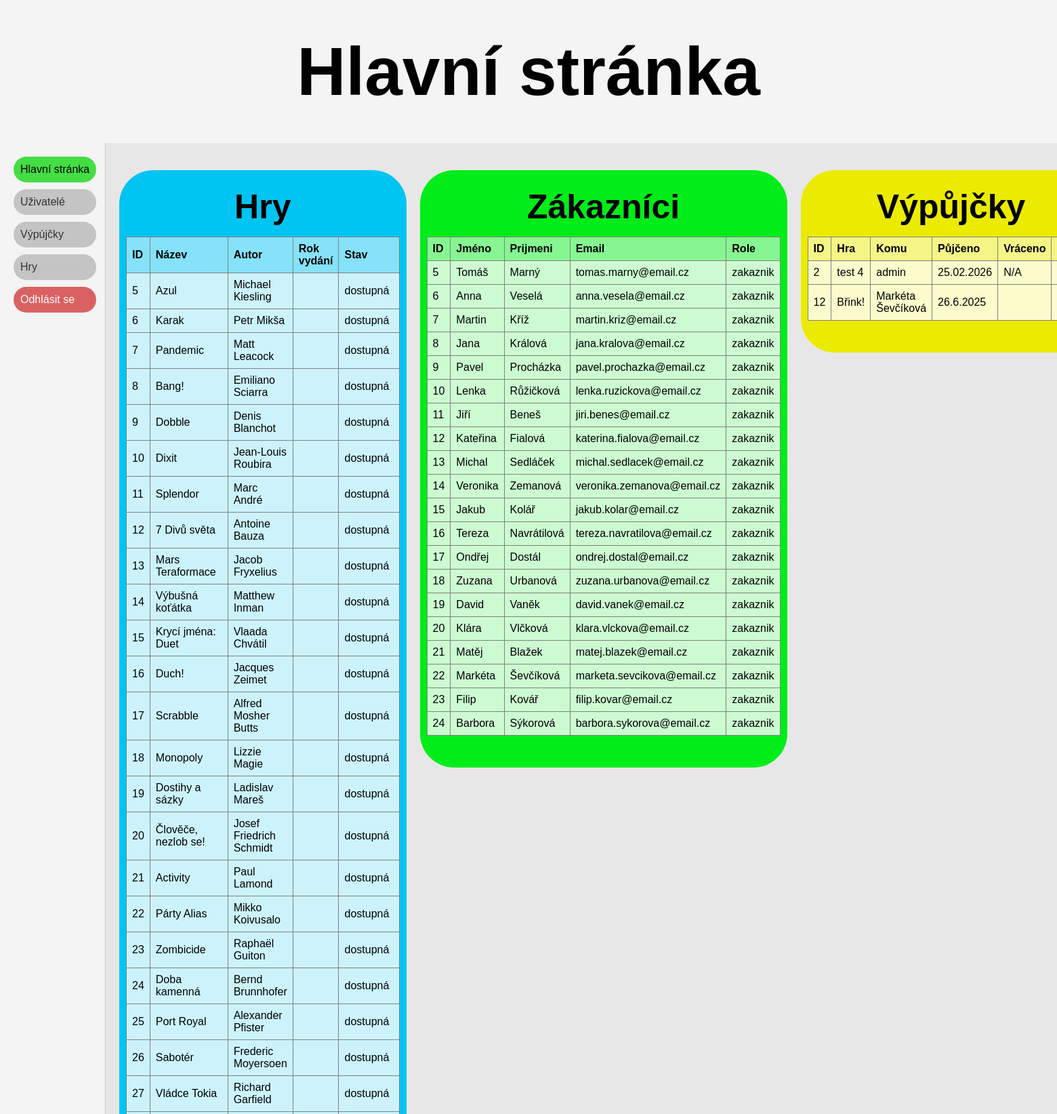
/dashboard.php (signed in, upper part), run on the app's committed database.
### tables this page shows
CREATE TABLE `hry` (
  `id` int(11) NOT NULL,
  `nazev` varchar(50) NOT NULL,
  `autor` varchar(100) NOT NULL,
  `rokvydani` varchar(11) NOT NULL,
  `stav` varchar(20) NOT NULL,
  `pocetLidi` int(11) NOT NULL,
  `smazat` binary(1) NOT NULL DEFAULT '\0',
  `poznamka` varchar(500) NOT NULL
);

CREATE TABLE `uzivatele` (
  `id` int(11) NOT NULL,
  `jmeno` varchar(50) NOT NULL,
  `prijmeni` varchar(50) NOT NULL,
  `email` varchar(50) NOT NULL,
  `heslo` varchar(50) NOT NULL,
  `role` varchar(50) NOT NULL
);

CREATE TABLE `vypujcky` (
  `id` int(11) NOT NULL,
  `uzivatele_id` int(11) NOT NULL,
  `hry_id` int(11) NOT NULL,
  `stav` varchar(20) NOT NULL,
  `datum_pujceni` varchar(10) NOT NULL,
  `datum_vraceni` varchar(10) NOT NULL
);

### dashboard.php (the view, shortened to what this page needs)
<?php
require 'config.php';
$hry = $pdo->query("SELECT * FROM hry WHERE autor != 'admin'")->fetchAll();
$zakaznici = $pdo->query("SELECT * FROM uzivatele WHERE role = 'zakaznik'")->fetchAll();
$vypujcky = $pdo->query("
    SELECT v.*, h.nazev, u.jmeno, u.prijmeni
    FROM vypujcky v
    JOIN hry h ON v.hry_id = h.id
    JOIN uzivatele u ON v.uzivatele_id = u.id
    WHERE v.stav = 'aktivní'
")->fetchAll();
?>
<!DOCTYPE html>
<html>
<head>
  <link rel="stylesheet" href="style.css" />
</head>
<body>
    <h1 class="nadpis">Hlavní stránka</h1>
    <div class="layout">
        <div class="sidebar">
            <div class="menu">
                <p>Hlavní stránka</p>
                <a href="uzivatele.php">Uživatelé</a>
                <a href="vypujcky.php">Výpújčky</a>
                <a href="hry.php">Hry</a>
                <a href="logout.php" class="logout">Odhlásit se</a>
            </div>
        </div>
        <div class="content">
            <div class="info">
                <div class="infoElement iE1">
                    <h3>Hry</h3>
                    <table border="1">
                        <tbody>
                            <tr>
                                <th>ID</th>
                                <th>Název</th>
                                <th>Autor</th>
                                <th>Rok vydání</th>
                                <th>Stav</th>
                            </tr>
                            <?php foreach ($hry as $h) { ?>
                            <tr>
                                <td><?php echo $h['id']?></td>
                                <td><?php echo $h['nazev']?></td>
                                <td><?php echo $h['autor']?></td>
                                <td><?php echo $h['rok vydani']?></td>
                                <td><?php echo $h['stav']?></td>
                            </tr>
                            <?php } ?>
                        </tbody>
                    </table>
                </div>
                <div class="infoElement iE2">
                    <h3>Zákazníci</h3>
                    <table border="1">
                        <tbody>
                            <tr>
                                <th>ID</th>
                                <th>Jméno</th>
                                <th>Prijmeni</th>
                                <th>Email</th>
                                <th>Role</th>
                            </tr>
                            <?php foreach ($zakaznici as $z) { ?>
                            <tr>
                                <td><?php echo $z['id']?></td>
                                <td><?php echo $z['jmeno']?></td>
                                <td><?php echo $z['prijmeni']?></td>
                                <td><?php echo $z['email']; ?></td>
                                <td><?php echo $z['role']; ?></td>
                            </tr>
                            <?php } ?>
                        </tbody>
                    </table>
                </div>
                <div class="infoElement iE3"">
                    <h3>Výpůjčky</h3>
                    <table border="1">
                        <tbody>
                            <tr>
                                <th>ID</th>
                                <th>Hra</th>
                                <th>Komu</th>
                                <th>Půjčeno</th>
                                <th>Vráceno</th>
                                <th>Stav</th>
                            </tr>
                            <?php foreach ($vypujcky as $v) { ?>
                            <tr>
                                <td><?php echo $v['id']?></td>
                                <td><?php echo $v['nazev']; ?></td>
                                <td><?php echo $v['jmeno'] . " " . $v['prijmeni']; ?></td>
                                <td><?php echo $v['datum_pujceni']; ?></td>
                                <td><?php echo $v['datum_vraceni']; ?></td>
                                <td><?php echo $v['stav']; ?></td>
                            </tr>
                            <?php } ?>
                        </tbody>
                    </table>
                </div>
            </div>
        </div>
     </div>
</body>
</html>

### style.css (style rules this page uses)
* { box-sizing: border-box; margin: 0; padding: 0; text-decoration: none; color: black; }
body { background-color: #e7e7e7; font-family: Arial, sans-serif; padding: 10; display: flex; flex-direction: column; align-items: center; }
h1 { position: static; text-align: center; padding-top: 48px; padding-right: 48px; padding-bottom: 48px; padding-left: 48px; font-size: 100px; background-color: #f4f4f4; width: 100%; }
.layout { display: flex; width: 100%; }
.sidebar { height: inherit; width: 10%; background-color: #f4f4f4; padding: 20px; border-right: 1px solid #ccc; }
.sidebar .menu p { background-color: #44dd44; padding: 10px; cursor: pointer; }
.sidebar .menu a, .sidebar .menu p { border-top-left-radius: 50px; border-top-right-radius: 50px; border-bottom-right-radius: 50px; border-bottom-left-radius: 50px; }
.sidebar .menu a { display: block; padding: 10px; text-decoration: none; color: #333; background-color: #c4c4c4; }
.sidebar .menu .logout { background-color: #da6161; color: white; }
.content { flex-grow: 1; padding: 20px; width: 90%; }
.info { display: flex; gap: 20px; align-items: flex-start; margin-top: 20px; }
.infoElement { flex: 1; padding-top: 10px; padding-right: 10px; padding-bottom: 47px; padding-left: 10px; border-top-left-radius: 50px; border-top-right-radius: 50px; border-bottom-right-radius: 50px; border-bottom-left-radius: 50px; }
table { width: 100%; border-collapse: collapse; }
th, td { padding: 8px; text-align: left; }
* th { background-color: #ffffff85; }
* td { background-color: #ffffffcc; }
h3 { font-size: 50px; text-align: center; padding-bottom: 15px; padding-top: 15px; }
.menu { display: flex; flex-direction: column; gap: 10px; position: fixed; }
.iE1 { background-color: #00c4f2; }
.iE2 { background-color: #00ed1a; }
.iE3 { background-color: #ebeb00; }

### data on the page
hry: id "5", nazev "Azul", autor "Michael Kiesling", stav "dostupná"
hry: id "6", nazev "Karak", autor "Petr Mikša", stav "dostupná"
hry: id "7", nazev "Pandemic", autor "Matt Leacock", stav "dostupná"
hry: id "8", nazev "Bang!", autor "Emiliano Sciarra", stav "dostupná"
hry: id "9", nazev "Dobble", autor "Denis Blanchot", stav "dostupná"
hry: id "10", nazev "Dixit", autor "Jean-Louis Roubira", stav "dostupná"
hry: id "11", nazev "Splendor", autor "Marc André", stav "dostupná"
hry: id "12", nazev "7 Divů světa", autor "Antoine Bauza", stav "dostupná"
hry: id "13", nazev "Mars Teraformace", autor "Jacob Fryxelius", stav "dostupná"
hry: id "14", nazev "Výbušná koťátka", autor "Matthew Inman", stav "dostupná"
hry: id "15", nazev "Krycí jména: Duet", autor "Vlaada Chvátil", stav "dostupná"
hry: id "16", nazev "Duch!", autor "Jacques Zeimet", stav "dostupná"
hry: id "17", nazev "Scrabble", autor "Alfred Mosher Butts", stav "dostupná"
hry: id "18", nazev "Monopoly", autor "Lizzie Magie", stav "dostupná"
hry: id "19", nazev "Dostihy a sázky", autor "Ladislav Mareš", stav "dostupná"
hry: id "20", nazev "Člověče, nezlob se!", autor "Josef Friedrich Schmidt", stav "dostupná"
hry: id "21", nazev "Activity", autor "Paul Lamond", stav "dostupná"
hry: id "22", nazev "Párty Alias", autor "Mikko Koivusalo", stav "dostupná"
hry: id "23", nazev "Zombicide", autor "Raphaël Guiton", stav "dostupná"
hry: id "24", nazev "Doba kamenná", autor "Bernd Brunnhofer", stav "dostupná"
hry: id "25", nazev "Port Royal", autor "Alexander Pfister", stav "dostupná"
hry: id "26", nazev "Sabotér", autor "Frederic Moyersoen", stav "dostupná"
hry: id "27", nazev "Vládce Tokia", autor "Richard Garfield", stav "dostupná"
uzivatele: id "5", jmeno "Tomáš", prijmeni "Marný", email "tomas.marny@email.cz", role "zakaznik"
uzivatele: id "6", jmeno "Anna", prijmeni "Veselá", email "anna.vesela@email.cz", role "zakaznik"
uzivatele: id "7", jmeno "Martin", prijmeni "Kříž", email "martin.kriz@email.cz", role "zakaznik"
uzivatele: id "8", jmeno "Jana", prijmeni "Králová", email "jana.kralova@email.cz", role "zakaznik"
uzivatele: id "9", jmeno "Pavel", prijmeni "Procházka", email "pavel.prochazka@email.cz", role "zakaznik"
uzivatele: id "10", jmeno "Lenka", prijmeni "Růžičková", email "lenka.ruzickova@email.cz", role "zakaznik"
uzivatele: id "11", jmeno "Jiří", prijmeni "Beneš", email "jiri.benes@email.cz", role "zakaznik"
uzivatele: id "12", jmeno "Kateřina", prijmeni "Fialová", email "katerina.fialova@email.cz", role "zakaznik"
uzivatele: id "13", jmeno "Michal", prijmeni "Sedláček", email "michal.sedlacek@email.cz", role "zakaznik"
uzivatele: id "14", jmeno "Veronika", prijmeni "Zemanová", email "veronika.zemanova@email.cz", role "zakaznik"
uzivatele: id "15", jmeno "Jakub", prijmeni "Kolář", email "jakub.kolar@email.cz", role "zakaznik"
uzivatele: id "16", jmeno "Tereza", prijmeni "Navrátilová", email "tereza.navratilova@email.cz", role "zakaznik"
uzivatele: id "17", jmeno "Ondřej", prijmeni "Dostál", email "ondrej.dostal@email.cz", role "zakaznik"
uzivatele: id "18", jmeno "Zuzana", prijmeni "Urbanová", email "zuzana.urbanova@email.cz", role "zakaznik"
uzivatele: id "19", jmeno "David", prijmeni "Vaněk", email "david.vanek@email.cz", role "zakaznik"
uzivatele: id "20", jmeno "Klára", prijmeni "Vlčková", email "klara.vlckova@email.cz", role "zakaznik"
uzivatele: id "21", jmeno "Matěj", prijmeni "Blažek", email "matej.blazek@email.cz", role "zakaznik"
uzivatele: id "22", jmeno "Markéta", prijmeni "Ševčíková", email "marketa.sevcikova@email.cz", role "zakaznik"
uzivatele: id "23", jmeno "Filip", prijmeni "Kovář", email "filip.kovar@email.cz", role "zakaznik"
uzivatele: id "24", jmeno "Barbora", prijmeni "Sýkorová", email "barbora.sykorova@email.cz", role "zakaznik"
vypujcky: id "2", hry.nazev "test 4", uzivatele.jmeno "admin", datum_pujceni "25.02.2026", datum_vraceni "N/A"
vypujcky: id "12", hry.nazev "Břink!", uzivatele.jmeno "Markéta", uzivatele.prijmeni "Ševčíková", datum_pujceni "26.6.2025"
